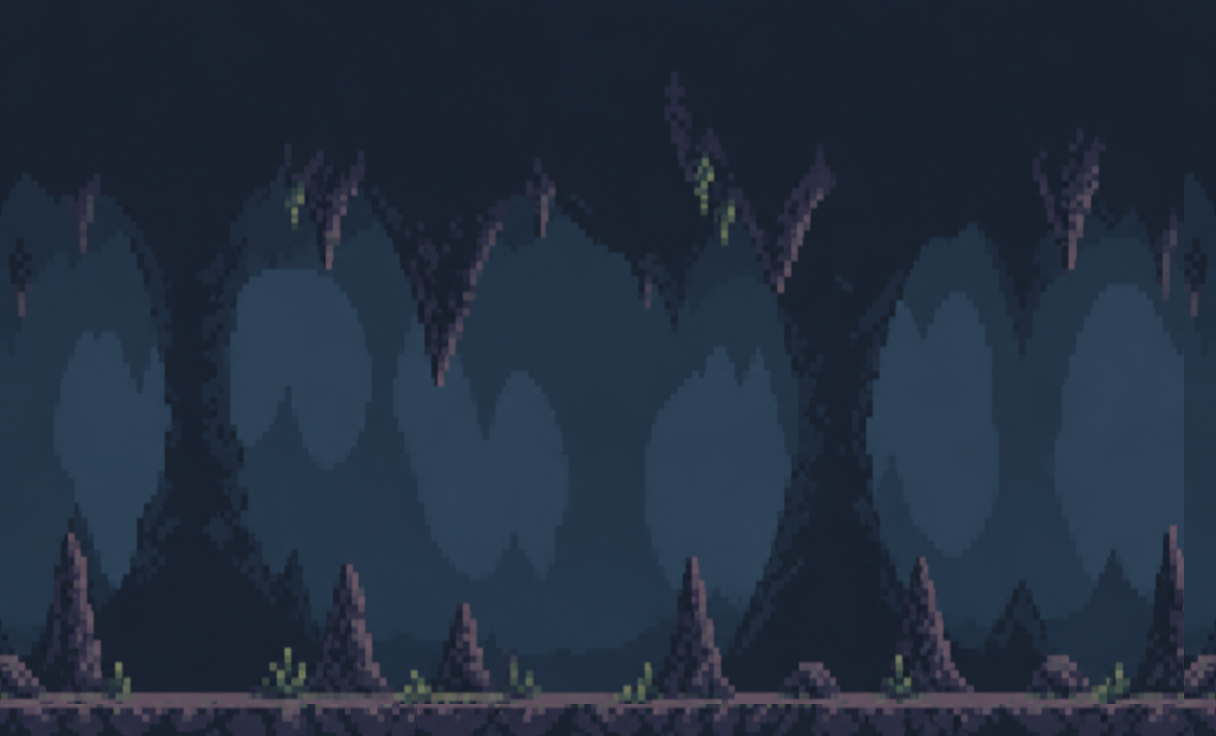

The image is a tile-based game level rendered from a .tmx file. Its description and source (layers, tilesets, objects; grid data summarised) follow:
An orthogonal 38x23 tile map with 32x32 px tiles, 1 tile layer (Capa de patrones 1).

<map version="1.10" tiledversion="1.12.1" orientation="orthogonal" renderorder="right-down" width="38" height="23" tilewidth="32" tileheight="32" infinite="0" nextlayerid="2" nextobjectid="1">
 <tileset firstgid="1" source="Tierra abajo.tsx" />
 <layer id="1" name="Capa de patrones 1" width="38" height="23">
  <data>[874 cells, 874 non-empty, 852 distinct tile ids]</data>
 </layer>
</map>
